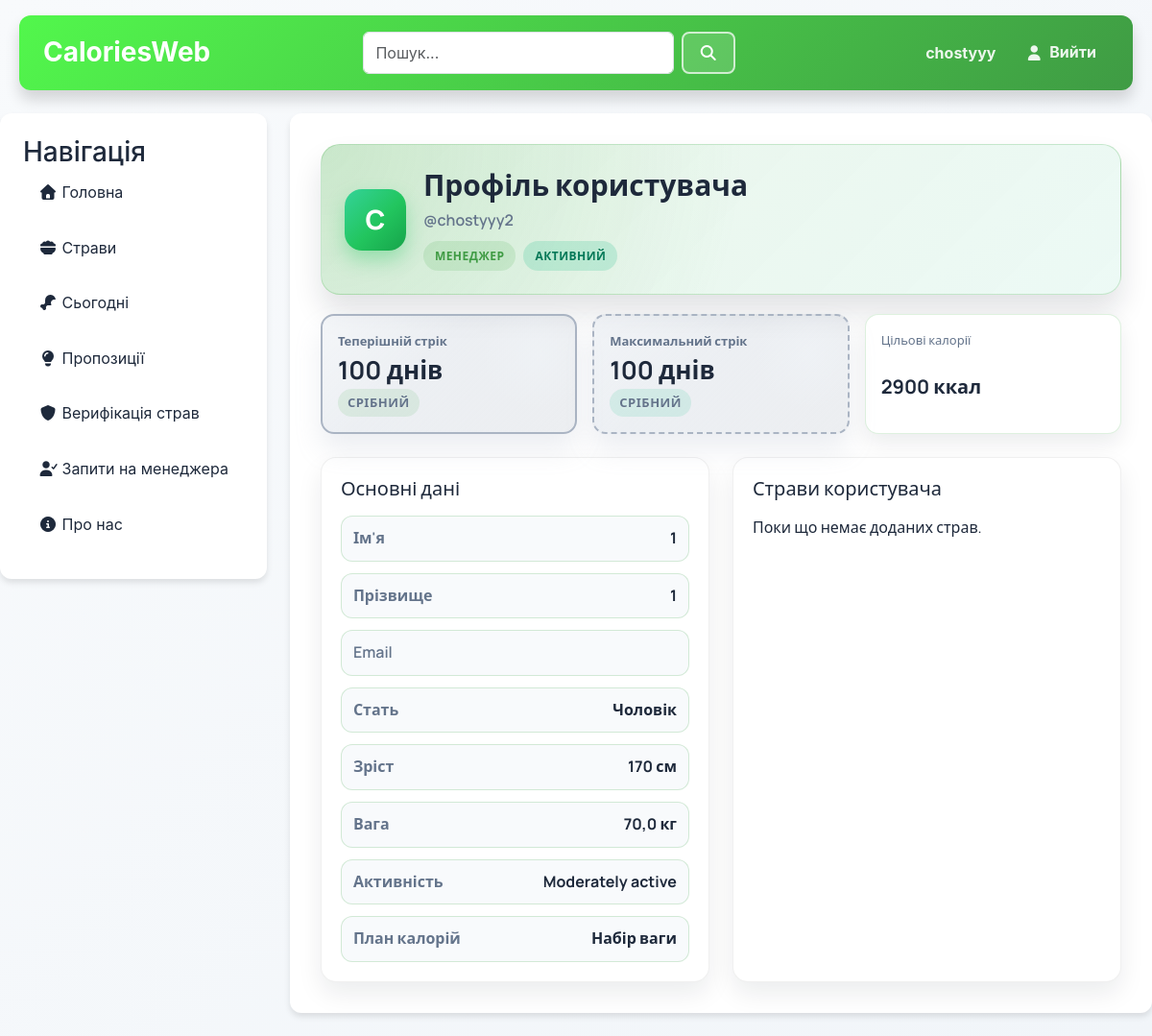
Page /user/17/ (signed in) on the earlier database version.
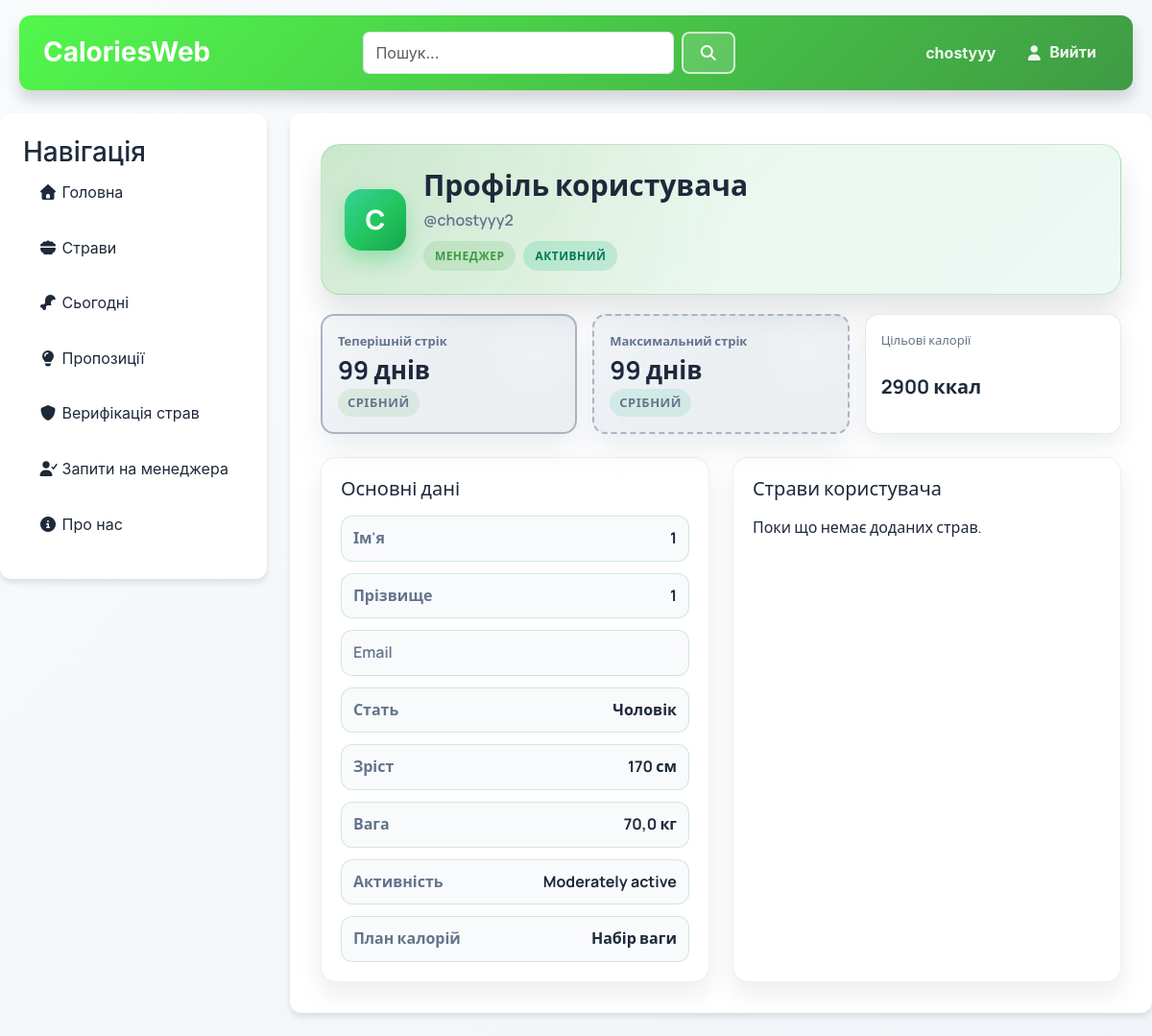
Same page on the later database version.
### main/models.py (models this page shows, shortened)
class UserDetails(models.Model):
    CALORIE_PLAN_CHOICES = [
        ('cut', 'Похудання'),
        ('maintain', 'Статичний'),
        ('bulk', 'Набір ваги'),
    ]
    ROLE_CHOICES = [
        ('user', 'Користувач'),
        ('manager', 'Менеджер'),
        ('admin', 'Адмін'),
    ]
    ACCOUNT_STATUS_CHOICES = [
        ('active', 'Активний'),
        ('inactive', 'Неактивний'),
    ]
    user = models.OneToOneField(
        User,
        on_delete=models.CASCADE,
        related_name="details"
    )
    sex = models.CharField(max_length=10, choices=[
        ('male', 'Чоловік'),
        ('female', 'Жінка'),
    ])
    age = models.PositiveSmallIntegerField()
    height_cm = models.PositiveSmallIntegerField()
    weight_kg = models.FloatField()
    activity_level = models.IntegerField(choices=[
        (1, 'Sedentary'),
        (2, 'Lightly active'),
        (3, 'Moderately active'),
        (4, 'Very active'),
        (5, 'Extra active'),
    ])
    current_streak = models.PositiveIntegerField(default=0)
    max_streak = models.PositiveIntegerField(default=0)
    date_last_streak_entry = models.DateField(null=True, blank=True)
    goal_calories = models.PositiveIntegerField(default=2000)
    calorie_plan = models.CharField(max_length=10, choices=CALORIE_PLAN_CHOICES, default='maintain')
    role = models.CharField(max_length=10, choices=ROLE_CHOICES, default='user')
    account_status = models.CharField(max_length=10, choices=ACCOUNT_STATUS_CHOICES, default='active')
    is_banned = models.BooleanField(default=False)

### user/views.py (the view)
# urls.py: path('<int:user_id>/', views.user_details, name='user_detail'),
def user_details(request, user_id):
    details = get_object_or_404(UserDetails, user_id=user_id)
    manager_request = ManagerRequest.objects.filter(user=details.user).order_by("-created_at").first()
    user_meals = Meal.objects.filter(author=details.user).order_by("-id")
    verification_items = MealVerification.objects.filter(author=details.user).exclude(
        status="approved",
    ).order_by("-created_at")
    is_own_profile = request.user.is_authenticated and request.user.id == details.user_id
    current_streak_tier = _streak_tier(details.current_streak)
    max_streak_tier = _streak_tier(details.max_streak)
    data = {
        'user_id': user_id,
        'details': details,
        'manager_request': manager_request,
        'user_meals': user_meals,
        'verification_items': verification_items,
        'is_own_profile': is_own_profile,
        'current_streak_tier': current_streak_tier,
        'current_streak_label': _streak_label(current_streak_tier),
        'max_streak_tier': max_streak_tier,
        'max_streak_label': _streak_label(max_streak_tier),
    }
    return render(request, 'user/user_details.html', data)

### user/views.py (called while the page is built)
def _streak_tier(days):
    if days >= 365:
        return "diamond"
    if days >= 150:
        return "gold"
    if days >= 50:
        return "silver"
    return "bronze"

def _streak_label(tier):
    return {
        "bronze": "Бронзовий",
        "silver": "Срібний",
        "gold": "Золотий",
        "diamond": "Діамантовий",
    }.get(tier, "Бронзовий")

### user/templates/user/user_details.html (shortened to what this page needs)
{% extends "main/layout.html" %}
{% load static %}
{% block extra_css %}
    <link rel="stylesheet" href="{% static 'user/css/user.css' %}">
{% endblock %}
{% block content %}
    <div class="user-profile-page">
        <div class="user-profile-hero">
            <div class="user-hero-content">
                <div class="user-hero-avatar">{{ details.user.username|slice:":1"|upper }}</div>
                <div class="user-profile-hero-text">
                    <h1>Профіль користувача</h1>
                    <p>@{{ details.user.username }}</p>
                    <div class="profile-badges">
                        <span class="profile-badge profile-badge--role">{{ details.get_role_display }}</span>
                        <span class="profile-badge profile-badge--status">{{ details.get_account_status_display }}</span>
                    </div>
                </div>
            </div>
        </div>
        {% if user.is_authenticated %}
            <div class="profile-stats">
                <div class="profile-stat streak-frame streak-frame--current streak-frame--{{ current_streak_tier }}">
                    <span class="streak-frame__label">{% if is_own_profile %}Ваш теперішній стрік{% else %}Теперішній стрік{% endif %}</span>
                    <strong>{{ details.current_streak }} днів</strong>
                    <span class="streak-frame__tag">{{ current_streak_label }}</span>
                </div>
                <div class="profile-stat streak-frame streak-frame--max streak-frame--{{ max_streak_tier }}">
                    <span class="streak-frame__label">{% if is_own_profile %}Ваш максимальний стрік{% else %}Максимальний стрік{% endif %}</span>
                    <strong>{{ details.max_streak }} днів</strong>
                    <span class="streak-frame__tag">{{ max_streak_label }}</span>
                </div>
                <div class="profile-stat profile-stat--goal">
                    <span>Цільові калорії</span>
                    <strong>{{ details.goal_calories }} ккал</strong>
                </div>
            </div>
            <div class="user-profile-grid">
                <section class="user-profile-card">
                    <h3>Основні дані</h3>
                    <div class="profile-kv-grid">
                        <div class="profile-kv"><span>Ім'я</span><strong>{{ details.user.first_name }}</strong></div>
                        <div class="profile-kv"><span>Прізвище</span><strong>{{ details.user.last_name }}</strong></div>
                        <div class="profile-kv"><span>Email</span><strong>{{ details.user.email }}</strong></div>
                        <div class="profile-kv"><span>Стать</span><strong>{{ details.get_sex_display }}</strong></div>
                        <div class="profile-kv"><span>Зріст</span><strong>{{ details.height_cm }} см</strong></div>
                        <div class="profile-kv"><span>Вага</span><strong>{{ details.weight_kg }} кг</strong></div>
                        <div class="profile-kv"><span>Активність</span><strong>{{ details.get_activity_level_display }}</strong></div>
                        <div class="profile-kv"><span>План калорій</span><strong>{{ details.get_calorie_plan_display }}</strong></div>
                    </div>
                </section>
                <section class="user-profile-card">
                    <h3>{% if is_own_profile %}Мої страви{% else %}Страви користувача{% endif %}</h3>
                    {% if user_meals %}
                        <div class="profile-list" id="user-meals-list" data-max-items="8">
                            {% for meal in user_meals %}
                                <a class="profile-list-item" href="{% url 'meals:meal_detail' meal.id %}">
                                    <span>{{ meal.name }}</span>
                                    <i class="fas fa-chevron-right"></i>
                                </a>
                            {% endfor %}
                        </div>
                        {% if user_meals|length > 8 %}
                            <button type="button" class="btn btn-outline-secondary profile-show-more" data-target="user-meals-list">
                                Показати більше
                            </button>
                            <button type="button" class="btn btn-outline-secondary profile-show-less" data-target="user-meals-list" style="display: none;">
                                Приховати
                            </button>
                        {% endif %}
                    {% else %}
                        <p>Поки що немає доданих страв.</p>
                    {% endif %}
                </section>
            </div>
        {% else %}
            <div class="today-locked">
                <i class="fas fa-lock"></i>
                <p>Будь ласка, <a href="{% url 'main:logIn' %}">увійдіть</a>, щоб переглянути деталі користувача.</p>
            </div>
        {% endif %}
    </div>
{% endblock %}

### main/templates/main/layout.html (shortened to what this page needs)
{% load static %}
<!DOCTYPE html>
<html lang="en">
<head>
    <link href="https://cdn.jsdelivr.net/npm/bootstrap@5.3.8/dist/css/bootstrap.min.css" rel="stylesheet">
    <link rel="stylesheet" href="{% static 'main/css/main.css' %}">
    <link rel="stylesheet" href="https://cdnjs.cloudflare.com/ajax/libs/font-awesome/7.0.1/css/all.min.css">
    {% block extra_css %}{% endblock %}
</head>
<body>
<header>
    <table>
        <tr>
            <th style="text-align: left;" style="width: fit-content;">
                <a href="{% url 'main:home' %}" style="width: fit-content;" >
                    <h1 style="width: fit-content;">CaloriesWeb</h1>
                </a>
            </th>
            <th style="text-align: center; width: 35%;">
                <form action="{% url 'meals:search' %}" method="get" class="d-flex">
                    <input class="form-control" type="text" name="q" placeholder="Пошук...">
                    <button class="btn btn-outline-danger ms-2" type="submit">
                        <i class="fa-solid fa-magnifying-glass"></i>
                    </button>
                </form>
            </th>
            <th style="text-align: right;">
                {% if user.is_authenticated %}
                    <a href="{% url 'user:user_detail' user.id %}"><span>{{ user.username }}</span></a>
                    <a href="{% url 'main:logOut' %}">
                        <span><i class="fa-solid fa-user"></i> Вийти</span>
                    </a>
                {% endif %}
            </th>
        </tr>
    </table>
</header>
<main class="layout">
    <aside>
        <h3>Навігація</h3>
        <ul>
            <a href="{% url 'main:home' %}">
                <li><i class="fa-solid fa-house"></i> Головна</li>
            </a>
            <a href="{% url 'meals:meals' %}">
                <li><i class="fa-solid fa-bowl-food"></i> Страви</li>
            </a>
            <a href="{% url 'today:today' %}">
                <li><i class="fa-solid fa-drumstick-bite"></i> Сьогодні</li>
            </a>
            <a href="{% url 'meals:suggestions' %}">
                <li><i class="fa-solid fa-lightbulb"></i> Пропозиції</li>
            </a>
            {% if is_manager or is_admin %}
                <a href="{% url 'meals:verification_list' %}">
                    <li><i class="fa-solid fa-shield"></i> Верифікація страв</li>
                </a>
            {% endif %}
            {% if is_admin %}
                <a href="{% url 'user:manager_requests' %}">
                    <li><i class="fa-solid fa-user-check"></i> Запити на менеджера</li>
                </a>
            {% endif %}
            <a href="{% url 'main:about' %}">
                <li><i class="fa-solid fa-circle-info"></i> Про нас</li>
            </a>
        </ul>
    </aside>
    <div class="main-content">
        {% block content %}
        {% endblock %}
    </div>
</main>
</body>
</html>

### main/static/main/css/main.css (style rules this page uses)
* { box-sizing: border-box; }
html { -webkit-text-size-adjust: 100%; text-size-adjust: 100%; }
body, h1, h2, h3, h4, h5, h6, p, ul, ol, dl, dd, figure, blockquote, pre { margin: 0; }
ul, ol { padding: 0; }
input, button, textarea, select { font: inherit; }
input, textarea, select { color: inherit; }
:root { --primary: #4caf50; --primary-dark: #3f9b44; --primary-light: #8fd9a0; --primary-gradient: linear-gradient(135deg, #52f74c 0%, #3f9b44 100%); --primary-rgb: 76, 175, 80; --primary-dark-rgb: 63, 155, 68; --secondary: #ec4899; --accent: #f59e0b; --success: #10b981; --success-rgb: 16, 185, 129; --warning: #f59e0b; --warning-rgb: 245, 158, 11; --warning-light-rgb: 251, 191, 36; --neutral: #94a3b8; --neutral-rgb: 148, 163, 184; --slate-rgb: 100, 116, 139; --danger: #ef4444; --danger-bg: #fff4f4; --danger-soft: #fee2e2; --danger-border: #fecaca; --danger-ink: #991b1b; --danger-ink-dark: #7f1d1d; --white: #ffffff; --surface-muted: #f3f4f6; --bg-light: #f8fafc; --bg-page-end: #f1f5f9; --text-dark: #1e293b; --text-gray: #64748b; --border: #e2e8f0; --line: #e5e7eb; --line-soft: #eef2f7; --shadow-sm: 0 1px 2px rgba(0, 0, 0, 0.05); --shadow-md: 0 4px 6px rgba(0, 0, 0, 0.1); --shadow-lg: 0 10px 15px rgba(0, 0, 0, 0.15); }
body { background: linear-gradient(135deg, var(--bg-light) 0%, var(--bg-page-end) 100%); margin: 0; font-family: -apple-system, BlinkMacSystemFont, 'Segoe UI', Roboto, Oxygen, Ubuntu, Cantarell, sans-serif; color: var(--text-dark); line-height: 1.6; }
.btn-outline-danger { border: 2px solid var(--primary); color: var(--primary); background: none; padding: 8px 16px; border-radius: 8px; font-weight: 600; cursor: pointer; transition: all 0.3s ease; }
.btn { border-radius: 8px; font-weight: 600; transition: all 0.3s ease; cursor: pointer; }
header { background: var(--primary-gradient); box-shadow: var(--shadow-lg); margin: 16px 20px; padding: 16px 24px; border-radius: 12px; position: sticky; top: 0; z-index: 100; }
header table { width: 100%; }
header h1 { margin: 0; padding: 0; color: white; font-size: 28px; font-weight: 700; }
header a { text-decoration: none; color: rgba(255, 255, 255, 0.9); transition: color 0.3s ease; }
header a span { padding: 0 12px; }
header th:last-child a span { display: inline-flex; align-items: center; gap: 6px; padding: 8px 12px; border-radius: 10px; border: 1px solid transparent; transition: background-color 0.2s ease, border-color 0.2s ease, transform 0.2s ease, box-shadow 0.2s ease; }
header .btn-outline-danger { border: 2px solid rgba(255, 255, 255, 0.7); color: var(--white); background: rgba(255, 255, 255, 0.14); }
main.layout { display: flex; gap: 24px; margin: 24px 20px; max-width: 1400px; margin-left: auto; margin-right: auto; }
aside { background-color: var(--white); box-shadow: var(--shadow-md); border-radius: 12px; width: fit-content; padding: 24px; height: fit-content; position: sticky; top: 100px; }
aside ul { list-style: none; padding: 0; margin: 0; }
aside ul li { padding: 12px 16px; margin-bottom: 8px; border-radius: 8px; transition: all 0.3s ease; color: var(--text-dark); cursor: pointer; }
aside a { text-decoration: none; color: inherit; }
.main-content { background-color: var(--white); box-shadow: var(--shadow-md); border-radius: 12px; flex: 1; padding: 32px; }
.main-content h1 { color: var(--primary); margin-bottom: 8px; font-weight: 700; }
a { color: var(--primary); text-decoration: none; transition: color 0.3s ease; }

Differences in the rows shown:
changed UserDetails "Чоловік": current_streak "100" → "99"; max_streak "100" → "99"
